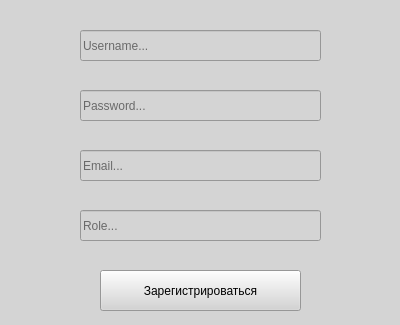
<?xml version="1.0" encoding="UTF-8"?>
<ui version="4.0">
 <class>widget</class>
 <widget class="QWidget" name="widget">
  <property name="geometry">
   <rect>
    <x>0</x>
    <y>0</y>
    <width>400</width>
    <height>325</height>
   </rect>
  </property>
  <property name="windowTitle">
   <string>Регистрация</string>
  </property>
  <property name="styleSheet">
   <string notr="true">font: 8pt &quot;MS Gothic&quot;;
background-color: rgb(212, 212, 212);</string>
  </property>
  <widget class="QPushButton" name="reg_btn">
   <property name="geometry">
    <rect>
     <x>100</x>
     <y>270</y>
     <width>201</width>
     <height>41</height>
    </rect>
   </property>
   <property name="styleSheet">
    <string notr="true">font: 8pt &quot;MS Gothic&quot;;
</string>
   </property>
   <property name="text">
    <string>Зарегистрироваться</string>
   </property>
  </widget>
  <widget class="QLineEdit" name="reg_line">
   <property name="geometry">
    <rect>
     <x>80</x>
     <y>30</y>
     <width>241</width>
     <height>31</height>
    </rect>
   </property>
   <property name="placeholderText">
    <string>Username...</string>
   </property>
  </widget>
  <widget class="QLineEdit" name="pass_line">
   <property name="geometry">
    <rect>
     <x>80</x>
     <y>90</y>
     <width>241</width>
     <height>31</height>
    </rect>
   </property>
   <property name="echoMode">
    <enum>QLineEdit::Password</enum>
   </property>
   <property name="placeholderText">
    <string>Password...</string>
   </property>
  </widget>
  <widget class="QLineEdit" name="emai_line">
   <property name="geometry">
    <rect>
     <x>80</x>
     <y>150</y>
     <width>241</width>
     <height>31</height>
    </rect>
   </property>
   <property name="placeholderText">
    <string>Email...</string>
   </property>
  </widget>
  <widget class="QLineEdit" name="lineEdit">
   <property name="geometry">
    <rect>
     <x>80</x>
     <y>210</y>
     <width>241</width>
     <height>31</height>
    </rect>
   </property>
   <property name="placeholderText">
    <string>Role...</string>
   </property>
  </widget>
 </widget>
 <resources/>
 <connections/>
</ui>
